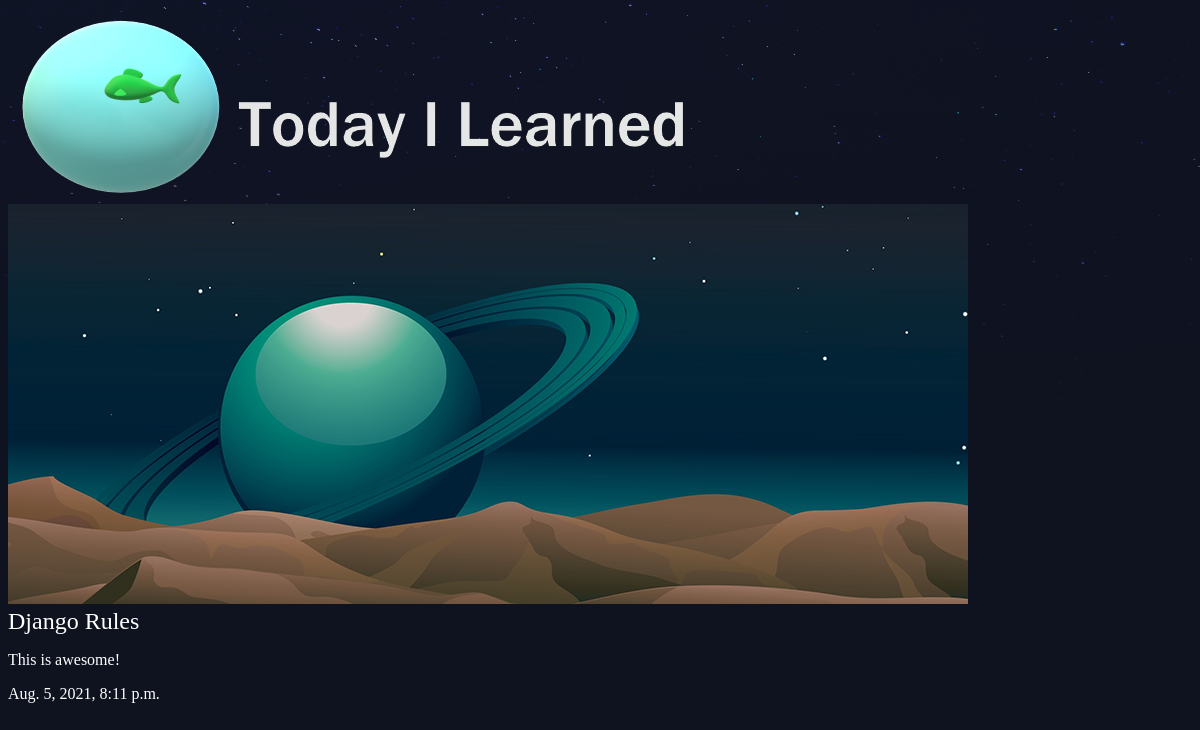
Screenshot of /articles/django-rules/ with the database file from the repository.
### articles/models.py (models this page shows, shortened)
class Article(models.Model):
    title = CharField(max_length=100)
    body = TextField()
    slug = SlugField()
    date = DateTimeField(auto_now_add=True)
    thumbnail = models.ImageField(default='default.png', blank=True)

### articles/views.py (the view)
# urls.py: path('<slug:slug>/', views.article_detail, name='detailView'),
def article_detail(request, slug):
    article = Article.objects.get(slug=slug)
    return render(request, 'articles/article_detail.html', {'article': article})

### articles/templates/articles/article_detail.html
{% extends 'base_layout.html' %}
{% block content %}
<div class='article-detail'>
    <div class='article'>
        <img src='{{article.thumbnail.url }}'>
        <h2>{{ article.title}}</h2>
        <p>{{article.body}}</p>
        <p>{{article.date}}</p>
    </div>
</div>
{% endblock %}

### assets/styles.css (style rules this page uses)
body { background-color: #0f121f; background-image: url(stars.png); background-repeat: repeat-x; color: #fff; }
body * { font-family: Ubuntu; }
h1, h2, h3, h4, h5 { font-weight: normal; margin: 0; }

### rows the page displays
Article: thumbnail (placeholder picture), title "Django Rules", body "This is awesome!", date "Aug. 5, 2021, 8:11 p.m."
